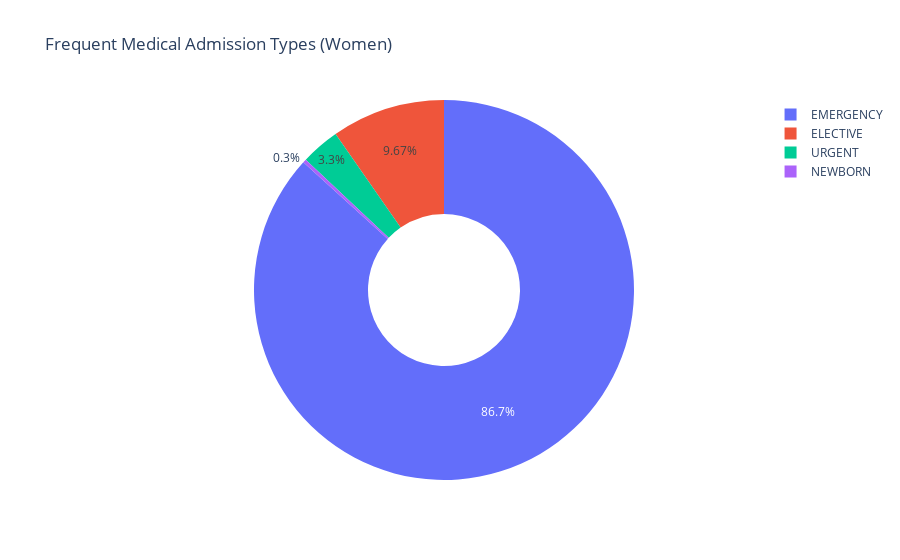

The notebook cell this image was saved under:
### Markdown cell above
## Admission Types for Women

### Code cell
# Admission trends in female patients
patient_admission_df = filtered_patients_df.merge(admissions_df, on='SUBJECT_ID')

# Isolate female patients
female_patients_df = patient_admission_df[patient_admission_df['GENDER'] == 'F']
# Find admission counts for women
admissions_by_type = female_patients_df['ADMISSION_TYPE'].value_counts().reset_index()
admissions_by_type.columns = ['ADMISSION_TYPE', 'ADMISSIONS_BY_TYPE']

fig = px.pie(
    admissions_by_type, values='ADMISSIONS_BY_TYPE', 
    names='ADMISSION_TYPE', 
    title='Frequent Medical Admission Types (Women)',
    hole=0.4
)

fig.show()

### Figure 1 — Plotly figure (JSON) as saved in the notebook; plotly's stock layout.template omitted (floating-point values rounded to 4 significant figures)
{"data": [{"domain": {"x": [0, 1], "y": [0, 1]}, "hole": 0.4, "hovertemplate": "ADMISSION_TYPE=%{label}<br>ADMISSIONS_BY_TYPE=%{value}<extra></extra>", "labels": ["EMERGENCY", "ELECTIVE", "URGENT", "NEWBORN"], "legendgroup": "", "name": "", "showlegend": true, "type": "pie", "values": [7812, 871, 297, 27]}], "layout": {"legend": {"tracegroupgap": 0}, "title": {"text": "Frequent Medical Admission Types (Women)"}}}
